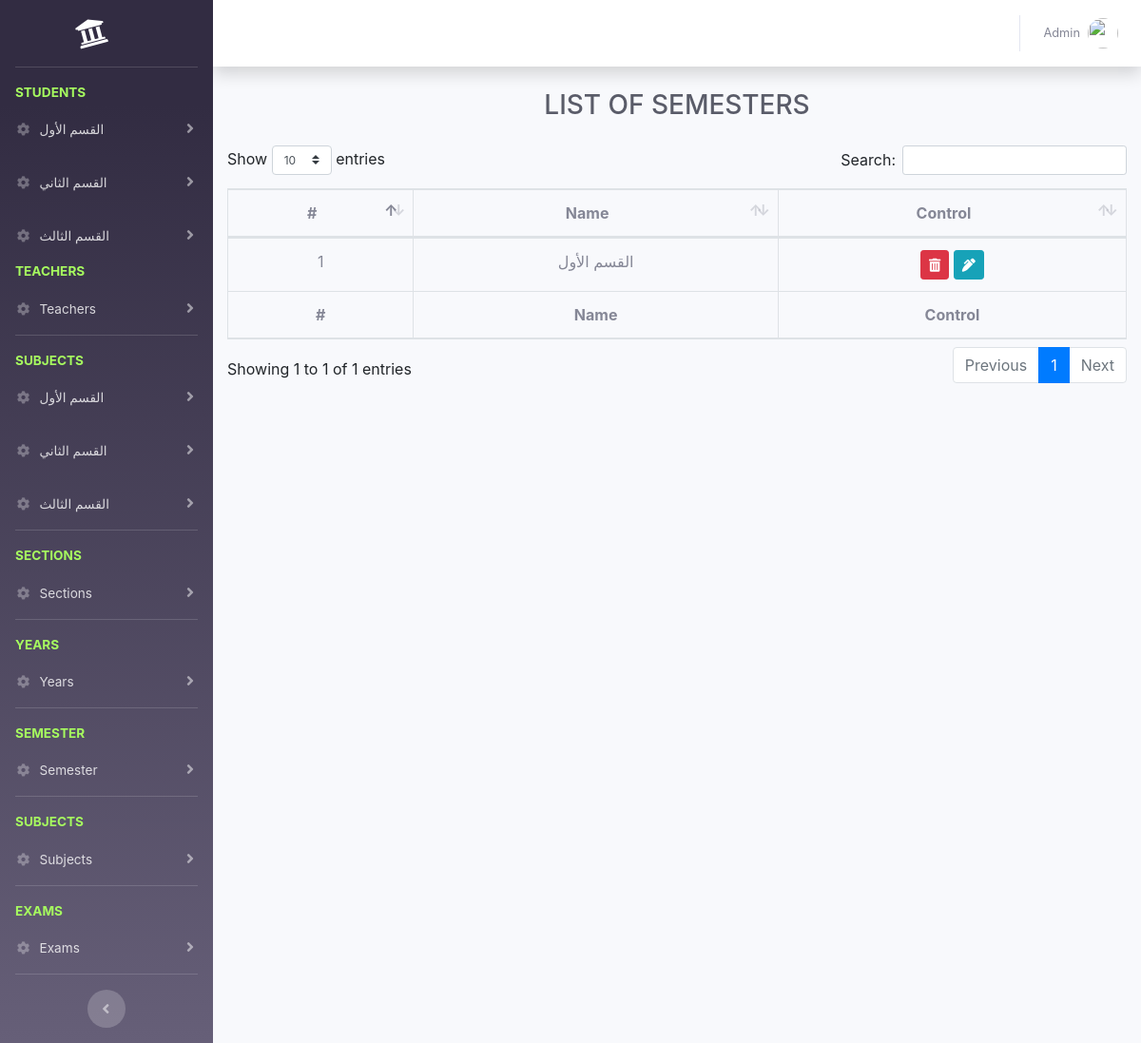
Page /admins/all-exam.php (signed in) on the earlier database version.
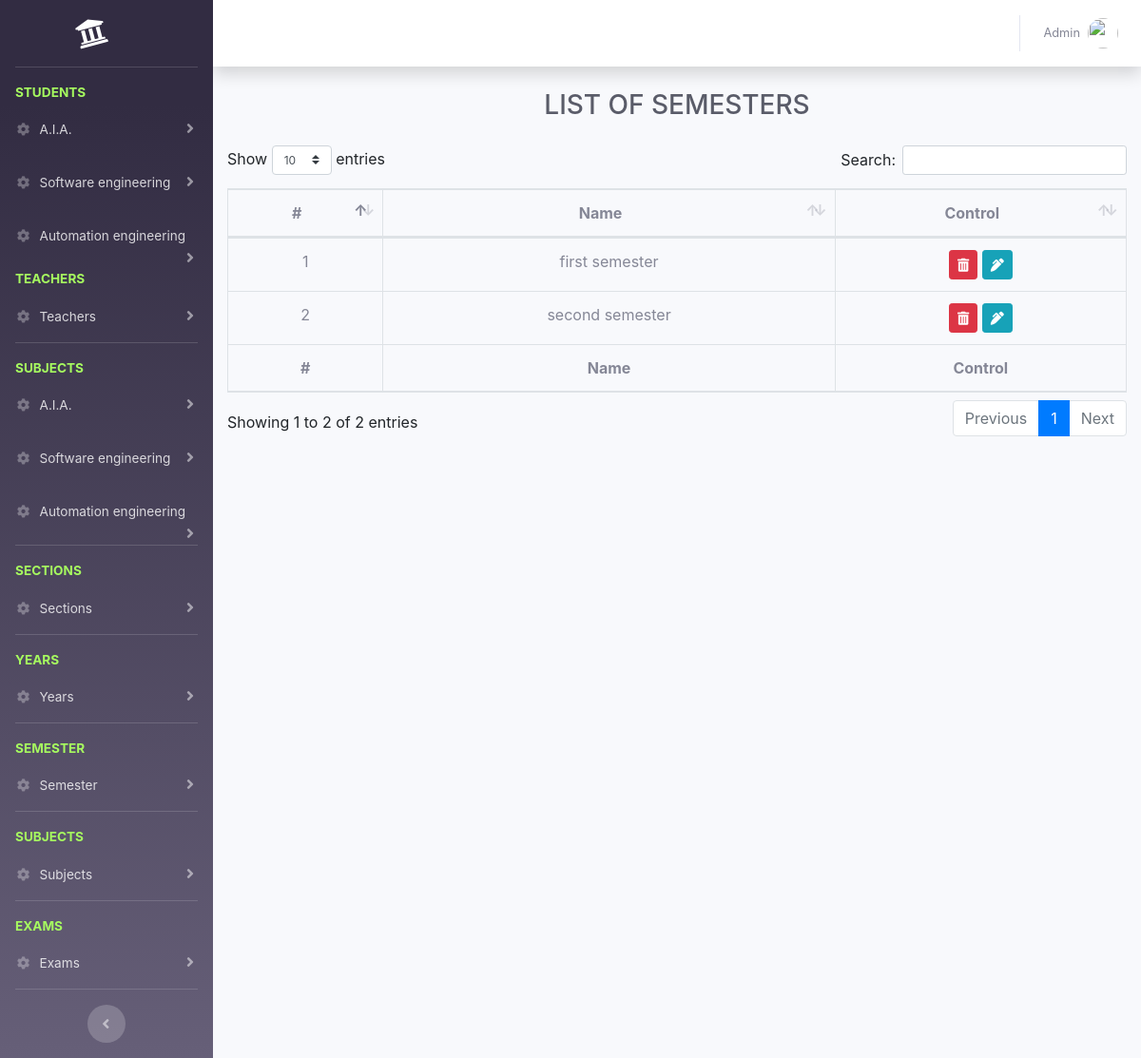
Same page on the later database version.
### tables this page shows
CREATE TABLE `sections` (
  `id` int(11) NOT NULL,
  `name` varchar(100) NOT NULL,
  `fees` decimal(10,2) NOT NULL
);

CREATE TABLE `semesters` (
  `id` int(11) NOT NULL,
  `name` varchar(200) DEFAULT NULL
);

### admins/all-exam.php (the view, shortened to what the changed rows need)
<?php
require('../connection.php');
include('../layout/header.php');
include('layout/sidebar.php');
$sql = "SELECT * FROM semesters";
$result = mysqli_query($conn, $sql);
$semesters = $result->fetch_all(MYSQLI_ASSOC);
?>
<div class="container-fluid">
    <div class="d-sm-flex align-items-center justify-content-between mb-4">
        <h1 class="m-auto h3 mb-0 text-gray-800 text-uppercase">list of semesters</h1>
    </div>
    <div class="row">
        <div class="col-md-12">
        </div>
        <div class="col-md-12">
            <table class="table table-bordered semesters_table">
                <thead>
                <tr class="text-center">
                    <th>#</th>
                    <th>Name</th>
                    <th>Control</th>
                </tr>
                </thead>
                <tbody>
                <?php
                foreach ($semesters as $semester) { ?>
                    <tr class="text-center">
                        <td><?= $semester['id']?></td>
                        <td><?= $semester['name']?></td>
                        <td>
                            <a href="#" data-toggle="modal" data-target="#delete_modal" data-href="<?=APP?>/controllers/semesters/delete.php?id=<?=$semester['id']?>" class="btn btn-danger btn-sm delete_link"><i class="fa fa-trash-alt"></i></a>
                            <a data-toggle="modal" data-target="#edit_modal" href="#" data-href="<?=APP?>/controllers/semesters/get_info.php?id=<?=$semester['id']?>" class="btn btn-info btn-sm edit_link"><i class="fa fa-pen-alt"></i></a>
                        </td>
                    </tr>
                <?php } ?>
                </tbody>
                <tfoot>
                <tr class="text-center">
                    <th>#</th>
                    <th>Name</th>
                    <th>Control</th>
                </tr>
                </tfoot>
            </table>
        </div>
    </div>
</div>
<?php include('../layout/footer.php');?>

### admins/layout/sidebar.php (shortened to what the changed rows need)
<?php
$sectionsSql = "SELECT  sections.* FROM sections
                    LEFT JOIN section_years on sections.id=section_years.section_id GROUP BY sections.id";
$result = mysqli_query($conn, $sectionsSql);
$sections = $result->fetch_all(MYSQLI_ASSOC);
?>
<div id="wrapper">
      <ul class="navbar-nav bg-gradient-primary sidebar sidebar-dark accordion" id="accordionSidebar">
      <?php
      foreach ($sections as $section) { ?>
          <li class="nav-item">
              <a class="nav-link collapsed" href="#" data-toggle="collapse" data-target="#student_<?=$section['id']?>" aria-expanded="true" aria-controls="collapseProfi">
                  <i class="fas fa-fw fa-cog"></i>
                  <span><?=$section['name']?></span>
              </a>
          </li>
      <?php  } ?>
      <?php
      foreach ($sections as $section) { ?>
          <li class="nav-item">
              <a class="nav-link collapsed" href="#" data-toggle="collapse" data-target="#subject_<?=$section['id']?>" aria-expanded="true" aria-controls="collapseProfi">
                  <i class="fas fa-fw fa-cog"></i>
                  <span><?=$section['name']?></span>
              </a>
          </li>
      <?php  } ?>
      </ul>
      <div id="content-wrapper" class="d-flex flex-column">
        <div id="content">

Differences in the rows shown:
removed sections: name "القسم الأول"
removed sections: name "القسم الثاني"
removed sections: name "القسم الثالث"
added sections: name "A.I.A."
added sections: name "Software engineering"
added sections: name "Automation engineering"
changed semesters id 1: name "القسم الأول" → "first semester"
added semesters: id "2", name "second semester"
Other differences:
text written by a page script: "Show entries Search: Showing 1 to 1 of 1 entries Previous 1 Next" → "Show entries Search: Showing 1 to 2 of 2 entries Previous 1 Next"
